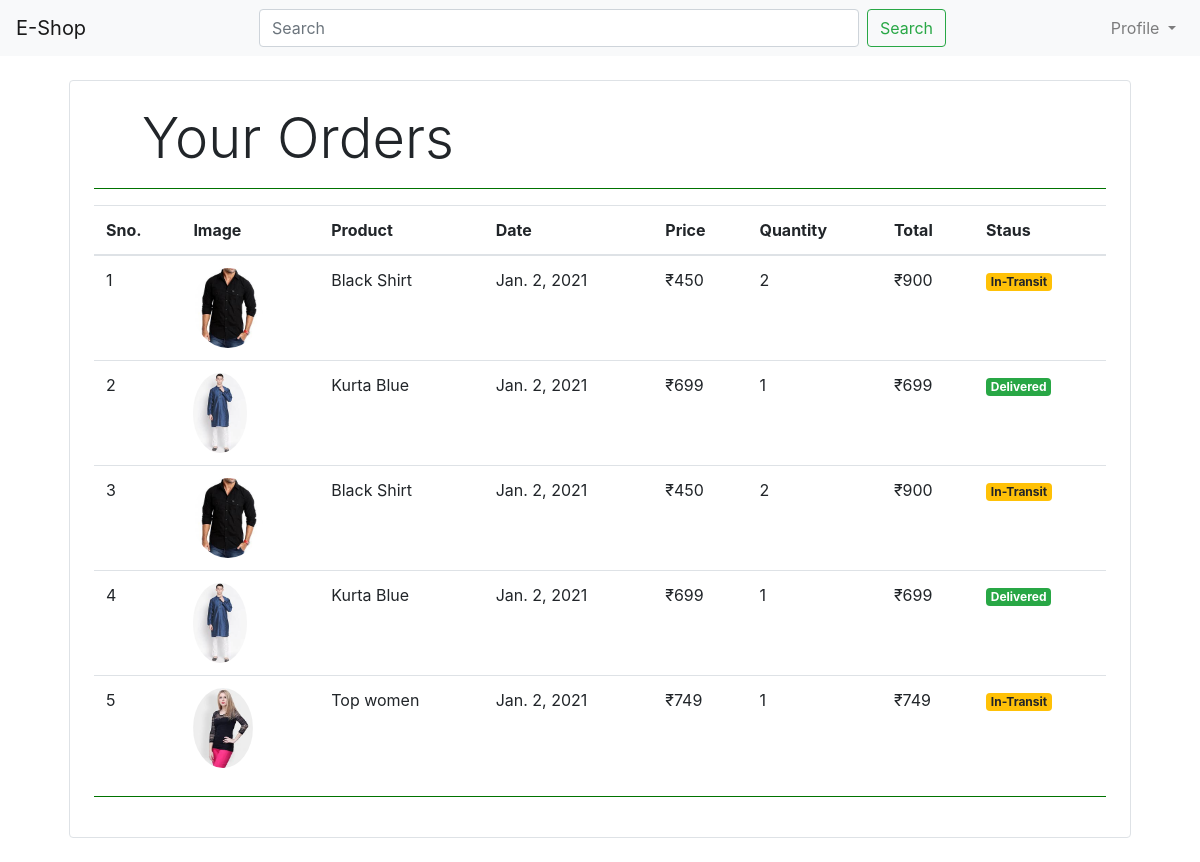
Screenshot of /orders (signed in) with the database file from the repository.
### store/models/orders.py (models this page shows, shortened)
class Order(models.Model):
    product = models.ForeignKey(Product,on_delete=models.CASCADE)
    customer = models.ForeignKey(Customer,on_delete=models.CASCADE)
    quantity = models.IntegerField(default=1)
    price = models.IntegerField(default=0)
    address = models.CharField(max_length=200, null=True,default='',blank=True)
    phone = models.CharField(max_length=10, null=True,default='',blank=True)
    date = models.DateField(default=datetime.datetime.today)
    status = models.BooleanField(default=False)
    @staticmethod
    def get_orders_by_customer(customer_id):
        return Order.objects.filter(customer=customer_id).order_by('-date')

### store/models/product.py (models this page shows, shortened)
class Product(models.Model):
    name = models.CharField(max_length=50)
    price = models.IntegerField(default=1)
    category = models.ForeignKey(Category, on_delete=models.CASCADE, default=1)
    description = models.CharField(max_length=200, null=True, default='', blank=True)
    image = models.ImageField(upload_to='uploads/products/')

### store/middlewares/auth.py (the view)
    def middleware(request):
        print(request.session.get('customer'))
        returnUrl = request.META['PATH_INFO']
        if not request.session.get('customer'):
            return redirect(f'login?return_url={returnUrl}')
        response = get_response(request)
        return response

### store/templatetags/custom_filter.py (called while the page is built)
@register.filter(name='currency')
def currency(number):
    return "₹"+str(number);

@register.filter(name='multiply')
def multiply(number,number1):
    return number*number1;

### store/views/orders.py (called while the page is built)
    def get(self, request):
        customer=request.session.get('customer')
        orders= Order.get_orders_by_customer(customer)
        return render(request,'orders.html',{'orders':orders})

### store/templates/orders.html
{% extends 'base.html' %}
{% block content %}
{% load cart %}
{% load custom_filter %}
<div class="container">
  <div class="border rounded p-4 m-4" >
      <p class="display-4 pl-4 ml-4">Your Orders</p>
      <hr class="solid" color="green">
      <table class="table">
          <thead>
              <tr>
                  <th>Sno.</th>
                  <th>Image</th>
                  <th>Product</th>
                  <th>Date</th>
                  <th>Price</th>
                  <th>Quantity</th>
                  <th>Total</th>
                  <th>Staus</th>
              </tr>
          </thead>
          <tbody>
              {% for order in orders %}
              <tr>
                  <td scope="row">{{forloop.counter}}</td>
                  <td><img style="height:80px ;" class="rounded-circle" src="{{order.product.image.url}}" alt=""></td>
                  <td>{{order.product.name}}</td>
                  <td>{{order.date}}</td>
                  <td>{{order.price|currency}}</td>
                  <td>{{order.quantity}}</td>
                  <td>{{order.quantity|multiply:order.price|currency}}</td>
                  {% if order.status %}
                  <td><small class="badge badge-success">Delivered</small></td>
                  {% else %}
                  <td><small class="badge badge-warning">In-Transit</small></td>
                  {% endif %}
              </tr>
              {% endfor %}
          </tbody>
      </table>
      <hr class="solid" color="green">
  </div>
</div>
{% endblock %}

### store/templates/base.html (shortened to what this page needs)
<!doctype html>
<html lang="en">
  <head>
    <link rel="stylesheet" href="https://cdn.jsdelivr.net/npm/bootstrap@4.5.3/dist/css/bootstrap.min.css">
  </head>
  <body>
<nav class="navbar navbar-expand-lg navbar-light bg-light">
  <a class="navbar-brand" href="/">E-Shop</a>
  <div class="collapse navbar-collapse" id="navbarSupportedContent">
    <form class="form-inline mx-lg-auto">
      <input class="form-control mr-sm-2" style="width: 600px" type="search" placeholder="Search" aria-label="Search">
      <button class="btn btn-outline-success my-2 my-sm-0" type="submit">Search</button>
    </form>
        <ul class="navbar-nav my-2 my-lg-0">
          <li class="nav-item dropdown">
            <a class="nav-link dropdown-toggle" href="#" id="navbarDropdown" role="button" data-toggle="dropdown" aria-haspopup="true" aria-expanded="false">
              Profile
            </a>
        </ul>
  </div>
</nav>
{% block content %}
{% endblock %}
</body></html>

### rows the page displays
Order: product.image (picture), product.name "Black Shirt", date "Jan. 2, 2021", price "₹450", quantity "2", quantity|multiply "₹900", status "In-Transit"
Order: product.image (picture), product.name "Kurta Blue", date "Jan. 2, 2021", price "₹699", quantity "1", quantity|multiply "₹699", status "Delivered"
Order: product.image (picture), product.name "Black Shirt", date "Jan. 2, 2021", price "₹450", quantity "2", quantity|multiply "₹900", status "In-Transit"
Order: product.image (picture), product.name "Kurta Blue", date "Jan. 2, 2021", price "₹699", quantity "1", quantity|multiply "₹699", status "Delivered"
Order: product.image (picture), product.name "Top women", date "Jan. 2, 2021", price "₹749", quantity "1", quantity|multiply "₹749", status "In-Transit"
